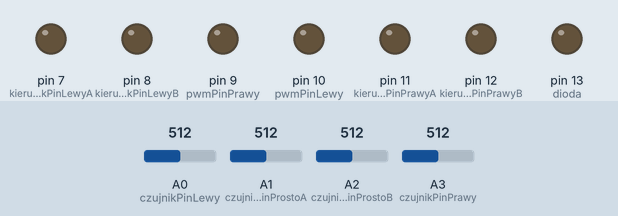
This sketch was run on a simulated Arduino Uno, built with avr-gcc and run on an emulated ATmega328P. On the bench: output pins drawn as LEDs (lit = HIGH). The inputs (shaded band) are chosen by the test bench; at power-on: A3 (czujnikPinPrawy) = 512, A0 (czujnikPinLewy) = 512, A1 (czujnikPinProstoA) = 512, A2 (czujnikPinProstoB) = 512.

Above: at 5.8 s.
5.9 s: A3 (czujnikPinPrawy) set to 716
At 9.61 s:
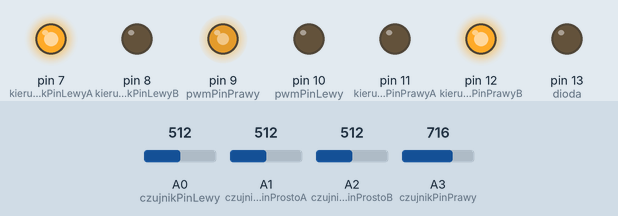
18.8 s: A3 (czujnikPinPrawy) set to 30
At 20.02 s:
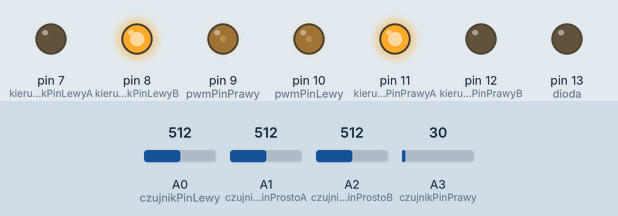
At 21.36 s:
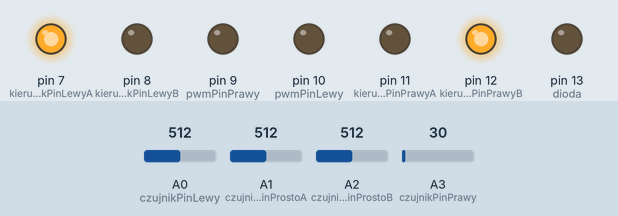
29.3 s: A0 (czujnikPinLewy) set to 716
Timing chart, 0 to 40.9 s (numbered marks = the images above; inputs shaded):
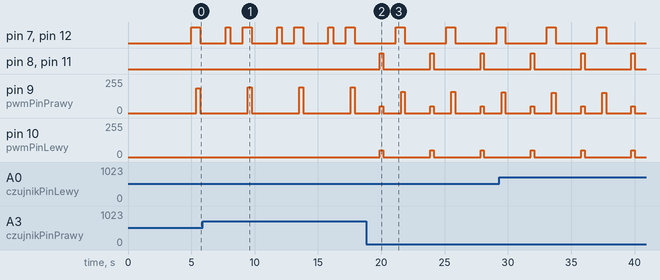

Measured:
- after the input at 18.8 s, pin 8 (kierunekPinLewyB), pin 11 (kierunekPinPrawyA): alternates HIGH for 0.27 s and LOW for 3.7 s, starting after 1.1 s; pin 10 (pwmPinLewy): alternates 50/255 for 0.27 s and 0/255 for 3.7 s, starting after 1.1 s
- by itself, pin 7 (kierunekPinLewyA), pin 12 (kierunekPinPrawyB): repeats every 4.1 s: LOW 1.0 s, HIGH 0.70 s, LOW 2.0 s, HIGH 0.36 s
- by itself, pin 9 (pwmPinPrawy): alternates 194/255 for 0.30 s and 0/255 for 3.8 s

The sketch:

micromouse_righthandrule.ino
```cpp
const int kierunekPinLewyA=7;
const int kierunekPinLewyB=8;
const int kierunekPinPrawyA=11;
const int kierunekPinPrawyB=12;

const int pwmPinLewy=10;
const int pwmPinPrawy=9;

const int czujnikPinLewy=0;
const int czujnikPinProstoA=1;
const int czujnikPinProstoB=2;
const int czujnikPinPrawy=3;

const int dioda=13;

const int prog_prosto=50;
const int prog_bok=100;

int czujnikLewy;
int czujnikProstoA;
int czujnikProstoB;
int czujnikPrawy;

//odleglosci z czujnikow
int os;
int front;

//pozycja poczatkowa
int x=1;
int y=1;

//orientacja: 0-góra,1-prawo,2-dół,3-lewo;
int o=0;

//wylaczenie pinow sterusjacych silnikiem
void zerujKierunek(){
    digitalWrite(kierunekPinLewyA,LOW);
    digitalWrite(kierunekPinLewyB,LOW);
    digitalWrite(kierunekPinPrawyA,LOW);
    digitalWrite(kierunekPinPrawyB,LOW);
}

//odbliczenie roznicy odleglosci pomiedzy sciana lewa i prawa
void odleglosci_boki(){
    int wynik=0;
    int wynik_temp=0;
    int czujnikLewyTab=0;
    int czujnikPrawyTab=0;

    //pobranie 10 pomiarow
    for(int w=1;w<=10;w++)
    {
        delay(40);
        czujnikLewyTab=analogRead(czujnikPinLewy);
        czujnikPrawyTab=analogRead(czujnikPinPrawy);

        wynik_temp=czujnikPrawyTab-czujnikLewyTab;

        wynik=wynik+wynik_temp;
    }
    //obliczenie sredniej
    os=wynik/10;
}

//obliczenie odleglosci do sciany frontowej
void odleglosci_prosto(){

    int czujnikProstoASuma=0;
    //pobranie 25 pomiarow z czujnika A
    for(int w=1;w<=25;w++)
    {
        int czujnikProstoATab=analogRead(czujnikPinProstoA);
        delay(1);
        czujnikProstoASuma=czujnikProstoASuma+czujnikProstoATab;
    }

    int czujnikProstoBSuma=0;
    //pobranie 25 pomiarow z czujnika B
    for(int w=1;w<=25;w++)
    {
        int czujnikProstoBTab=analogRead(czujnikPinProstoB);
        delay(1);
        czujnikProstoBSuma=czujnikProstoBSuma+czujnikProstoBTab;
}

    //obliczenie sredniej
    czujnikProstoA=czujnikProstoASuma/25;
    czujnikProstoB=czujnikProstoBSuma/25;
    front=czujnikProstoA-czujnikProstoB;

}

//jazda o jedno pole do przedu-funkcja
void jazdaProsto(){
    float j1;
    float j2;

    //przypisanie odpowiedniego kierunku
    digitalWrite(kierunekPinLewyA,HIGH);
    digitalWrite(kierunekPinLewyB,LOW);
    digitalWrite(kierunekPinPrawyA,LOW);
    digitalWrite(kierunekPinPrawyB,HIGH);

    //wywolanie funkcji ktora oblicza roznice odleglosci pomiedzy scianami
    odleglosci_boki();

    //wartosc PWM prawego silnika
    j2=200;

    //obliczenie wartosci PWM lewego silnika
    if(os<-20) j2=0.05*os+186;
    else if(os>20) j2=0.05*os+184;
    else j2=185;

    analogWrite(pwmPinLewy,j1);
    analogWrite(pwmPinPrawy,j2);
    delay(300);

    //wylaczenie silnikow
    analogWrite(pwmPinLewy,0);
    analogWrite(pwmPinPrawy,0);
    zerujKierunek();

    delay(1000);
}

//obrot w prawo - funkcja
void obrotPrawo(){

    //wlaczenie silnikow
    analogWrite(pwmPinLewy,50);
    analogWrite(pwmPinPrawy,50);

    digitalWrite(kierunekPinLewyA,LOW);
    digitalWrite(kierunekPinLewyB,HIGH);
    digitalWrite(kierunekPinPrawyA,HIGH);
    digitalWrite(kierunekPinPrawyB,LOW);

    //wywolanie funkcji ktora odczyta odleglosc o sciany frontowej
    odleglosci_prosto();

    //regulacja dokladnosci obrotu
    int dokrec_sie=0;
    if (front>=0) dokrec_sie=front/2.5;
    else dokrec_sie=front/3;

    delay(213-dokrec_sie);

    //wylaczenie silnikow
    analogWrite(pwmPinLewy,0);
    analogWrite(pwmPinPrawy,0);
    zerujKierunek();

    delay(1000);
}

void setup() {

    pinMode (kierunekPinLewyA,OUTPUT);
    pinMode (kierunekPinLewyB,OUTPUT);
    pinMode (kierunekPinPrawyA,OUTPUT);
    pinMode (kierunekPinPrawyB,OUTPUT);

    pinMode (dioda,OUTPUT);

    pinMode (pwmPinLewy,OUTPUT);
    pinMode (pwmPinPrawy,OUTPUT);

    Serial.begin(9600);
}

void loop() {
    //opoznienie poczatkowe
    delay(5000);

    //najpierw jedz jedno pole do przodu
    jazdaProsto();

    //aktualizacja pozycji
    y=2;

    //petla dopki pole docelowe nie jest osiagniete
    while(x!=8 || y!=8){

        delay(1000);

        //odczyt wartosci z czujnikow odleglosci
        czujnikLewy=analogRead(czujnikPinLewy);
        czujnikProstoA=analogRead(czujnikPinProstoA);
        czujnikProstoB=analogRead(czujnikPinProstoB);
        czujnikPrawy=analogRead(czujnikPinPrawy);

        //czy mozna obrócić się w prawo?

        if(czujnikPrawy<prog_bok){

            //obroc w prawo i jedz do przodu
            obrotPrawo();
            jazdaProsto();

            //aktualizacja orientacji
            o++;
            if(o==4) o=0;

            //aktualizacja pozycji
            if(o==0) y++;
            if(o==1) x++;
            if(o==2) y--;
            if(o==3) x--;
      }

      //jeśli nie prawo, to czy można jechać prosto?

      else if(czujnikProstoA<prog_prosto){
            //jedz prosto
            jazdaProsto();

            //ustalenie pozycji
            if(o==0) y++;
            if(o==1) x++;
            if(o==2) y--;
            if(o==3) x--;
      }

      //jeśli nie prosto, to czy mozna obrócić się w lewo?

      else if(czujnikLewy<prog_bok){

            //skrec w lewo
            digitalWrite(kierunekPinLewyA,HIGH);
            digitalWrite(kierunekPinLewyB,LOW);
            digitalWrite(kierunekPinPrawyA,LOW);
            digitalWrite(kierunekPinPrawyB,HIGH);
            delay(200);
            zerujKierunek();
            delay(1000);

            //jedz prosto
            jazdaProsto();

            //aktualizacja orientacji
            o--;
            if(o<0) o=3;

            //aktualizacja pozycji
            if(o==0) y++;
            if(o==1) x++;
            if(o==2) y--;
            if(o==3) x--;
      }

      //jesli slepy zaulek to obroc się i jedz do przodu

      else{
            //obroc sie o kat 180st
            digitalWrite(kierunekPinLewyA,HIGH);
            digitalWrite(kierunekPinLewyB,LOW);
            digitalWrite(kierunekPinPrawyA,LOW);
            digitalWrite(kierunekPinPrawyB,HIGH);
            delay(360);
            zerujKierunek();
            delay(1000);

            //jedz prosto
            jazdaProsto();

            //aktualizacja orientacji
            if(o==0) o=2;
            if(o==1) o=3;
            if(o==2) o=0;
            if(o==3) o=1;

            //aktualizacja pozycji
            if(o==0) y++;
            if(o==1) x++;
            if(o==2) y--;
            if(o==3) x--;
      }
  }

    //wylaczenie silnikow
    analogWrite(pwmPinLewy,0);
    analogWrite(pwmPinPrawy,0);

    //jesli dojechano co celu
    while(1){
        //sygnalizacja dioda
        digitalWrite(dioda,HIGH);
        delay(250);
        digitalWrite(dioda,LOW);
        delay(250);
    }
}
```
